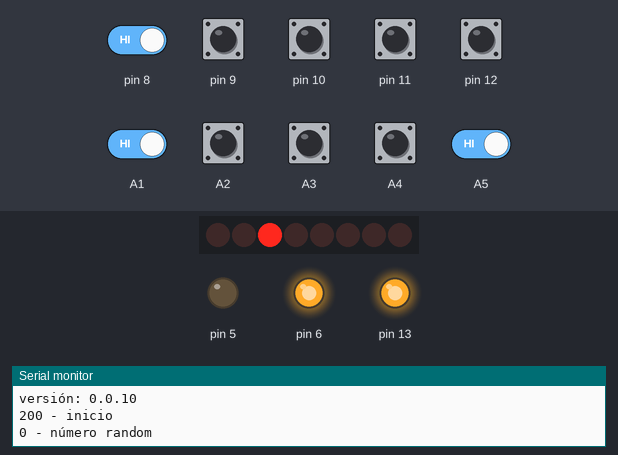
The sketch below on a simulated Arduino Uno, built with avr-gcc and run on an emulated ATmega328P. On the bench: 8 shift-register outputs drawn as a row of LEDs (first output left, lit = HIGH), output pins drawn as LEDs (lit = HIGH), the last lines printed to the serial monitor. Wiring (inferred from the names in the program): shift register (74HC595): data pin 2; shift clock pin 4; latch pin 3. Wiring (inferred from the signals the program sends): row of LEDs: on Q0, Q1, Q2, Q3, Q4, Q5, Q6, Q7. The test bench sets the inputs (shaded band); at power-on: A1–5, pin 8–12 HIGH. Random numbers use the default seed unless the sketch sets one; pins used as bus, display or sensor lines are not drawn.

Above: at 2.2 s.
2.3 s: A5 driven LOW
At 7.9 s:
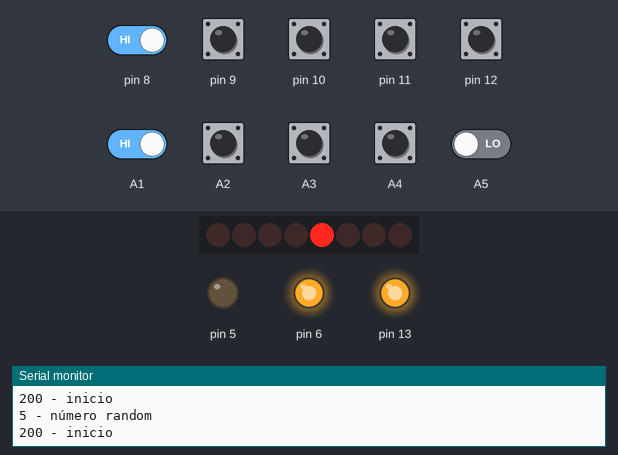
8.2 s: pin 10 pulled LOW for 0.8 s
12.1 s: pin 11 pulled LOW for 0.8 s
At 18.0 s:
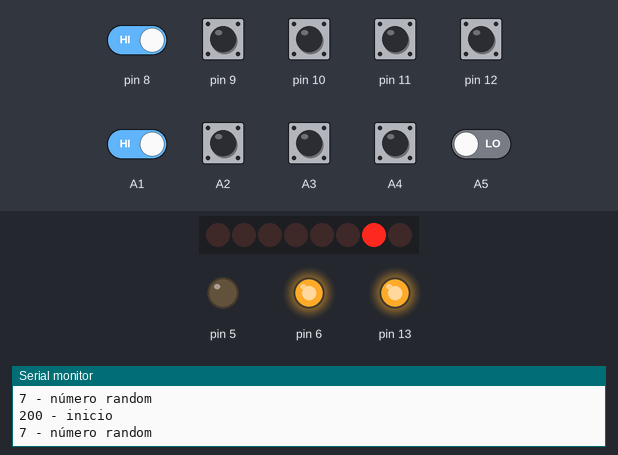
18.8 s: pin 12 pulled LOW for 0.8 s
At 23.2 s:
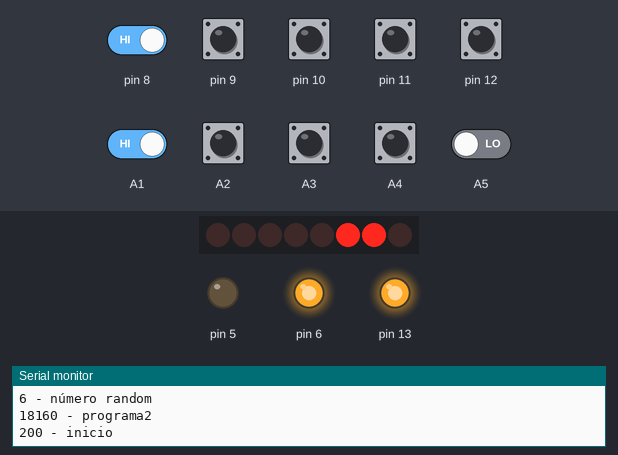
25.5 s: pin 8 driven LOW and A1 driven LOW
At 44.6 s:
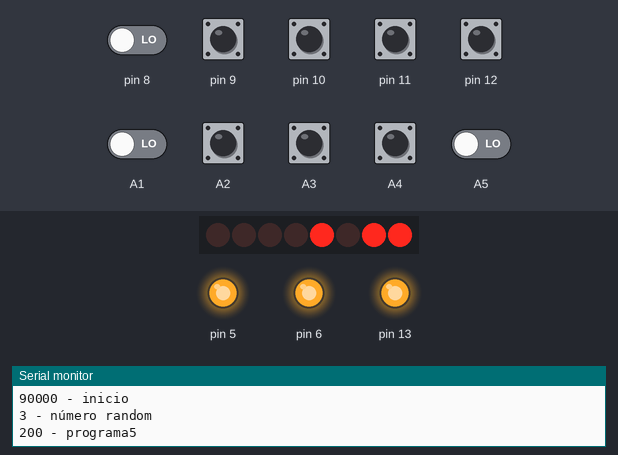
Timing chart, 0 to 49.0 s (numbered marks = the images above; inputs shaded):
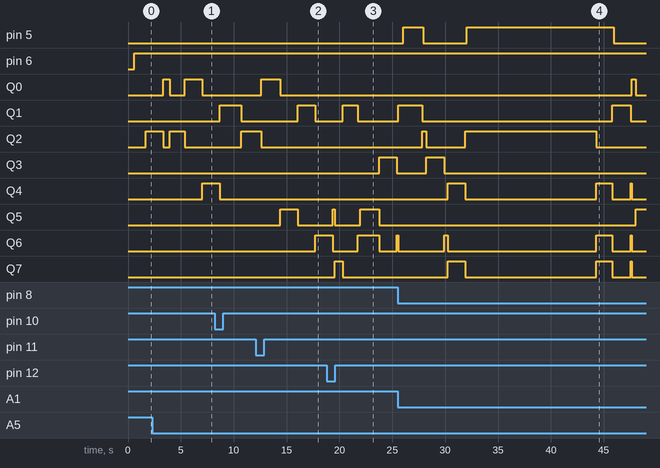

The sketch:

nr2000-2b.ino
```cpp
/*
  Autor: fedemos
  licencia: gpl3
  fecha: 7/11/2021
  versión: 0.0.10
*/
#include "programas.h"

//
int nu;
int pinData  = 2;
int pinLatch = 3;
int pinClock = 4;
int contador = 1;
int milistaLed[] = {B00000001, B00000010, B00000100, B00001000, B00010000, B00100000, B01000000, B10000000 };
long randomNumber;
long randomNumberold =  1;

void aleatorio();
long inicio();
long programa0();
long programa1();
long programa2();
long programa3();
long programa4();
long programa5();
long programa6();
long programa7();
long programa8();
void iniciarCiclo();
void tiempo();
void ledWrite();
int espera();
unsigned long tiempos = millis();

void ciclo();
void ruleta() {
  // da un número del 0 al 8
  randomNumber = random(9);
}

//-------------------------
void setup() {
  Serial.begin(9600);
  Serial.println("Autor: fedemos");
  Serial.println("licencia: gpl3 ");
  Serial.println("fecha: 7/11/2021");
  Serial.println("versión: 0.0.10");

  // los pines para controlar el 74hc595
  pinMode(pinData, OUTPUT); // 2
  pinMode(pinLatch, OUTPUT);// 3
  pinMode(pinClock, OUTPUT);// 4

  //declara el pin 6 como salida
  pinMode(6, OUTPUT);

  //declara el pin 5 como salida
  pinMode(5, OUTPUT);
  //declara el pin 13 como salida
  pinMode(13, OUTPUT);

  // apaga todos los led
  digitalWrite(pinLatch, LOW);
  digitalWrite(6, LOW);
  digitalWrite(5, LOW);
  shiftOut(pinData, pinClock, LSBFIRST, B00000000);
  digitalWrite(pinLatch, LOW);
  //para hacer que el random sea seudo aleatorio
  randomSeed(analogRead(A0));

  //enciende el pin 13
  digitalWrite(13, HIGH);

}
void loop() {
  iniciarCiclo();

}
/*
  ---------------------------
  función random
  ---------------------------
*/

void aleatorio(int x) {

  // da un número del 0 al 8

  ruleta();
  //randomNumber = random(9);
  //
  if (randomNumber == randomNumberold) {

    // da un número del 0 al 8
    //randomNumber = random(9);
    ruleta();
    //luego de hacer el random repetido le resta 1 al contador
    contador--;
  }
  else {

    // prende el led
    ledWrite(milistaLed[randomNumber]);
    nu = milistaLed[randomNumber];
    //luego de hacer el random le suma 1 al contador
    contador++;

    //
    randomNumberold = randomNumber;
    //tiempo de espera antes de hacer el random
    delay(x);
  }
}


/*
   ---------------
   inicio del cilo
   ---------------
*/

void ciclo() {
  // cuando se cumple el tiempo termina el ciclo
  tiempo();
  // long programa0 =  sensor2.capacitiveSensor(30);//9,11
  // long programa1 =  sensor3.capacitiveSensor(30);//9,10
  // long programa2 =  sensor4.capacitiveSensor(30);//9,A1
  // long programa3 =  sensor5.capacitiveSensor(30);//9,A2
  // long programa4 =  sensor6.capacitiveSensor(30);//9,A3
  // long programa5 =  sensor7.capacitiveSensor(30);//9,A4
  // long programa6 =  sensor8.capacitiveSensor(30);//9,A5
  // long programa7 =  sensor9.capacitiveSensor(30);//9,A6
  // long programa8 =  sensor10.capacitiveSensor(30);//9,A7


  if ((programa0() > 180) && (randomNumber == 8)) {//5-R8-9
    // imprime el numero cuando se presiona
    Serial.print(programa0());
    Serial.println(" - programa0");
    // apaga el led
    digitalWrite(5, LOW);
    aleatorio(espera(contador));
  }
  if ((programa1() > 180) && (randomNumber == 7)) {// Q0-R7-12
    Serial.print(programa1());
    Serial.println(" - programa1");

    digitalWrite(pinLatch, LOW);
    shiftOut(pinData, pinClock, LSBFIRST, B00000000);//B10000000
    digitalWrite(pinLatch, LOW);
    aleatorio(espera(contador));
  }
  if ((programa2() > 180) && (randomNumber == 6)) {//Q1-R6-11
    Serial.print(programa2());
    Serial.println(" - programa2");
    digitalWrite(pinLatch, LOW);
    shiftOut(pinData, pinClock, LSBFIRST, B00000000);//B010000000
    digitalWrite(pinLatch, LOW);
    aleatorio(espera(contador));
  }
  if ((programa3() > 180) && (randomNumber == 5)) {//Q2-R5-10
    Serial.print(programa3());
    Serial.println(" - programa3");
    digitalWrite(pinLatch, LOW);
    shiftOut(pinData, pinClock, LSBFIRST, B00000000);//B00100000
    digitalWrite(pinLatch, LOW);
    aleatorio(espera(contador));
  }
  if ((programa4() > 180) && (randomNumber == 4)) {//Q3-R4-A1
    Serial.print(programa4());
    Serial.println(" - programa4");
    digitalWrite(pinLatch, LOW);
    shiftOut(pinData, pinClock, LSBFIRST, B00000000);//B00010000
    digitalWrite(pinLatch, LOW);
    aleatorio(espera(contador));
  }
  if ((programa5() > 180) && (randomNumber == 3)) {//Q4-R3-A2
    Serial.print(programa5());
    Serial.println(" - programa5");
    digitalWrite(pinLatch, LOW);
    shiftOut(pinData, pinClock, LSBFIRST, B00000000);//B00001000
    digitalWrite(pinLatch, LOW);
    aleatorio(espera(contador));
  }
  if ((programa6() > 180) && (randomNumber == 2)) {//Q5-R2-A3
    Serial.print(programa6());
    Serial.println(" - programa6");
    digitalWrite(pinLatch, LOW);
    shiftOut(pinData, pinClock, LSBFIRST, B00000000);//B00000100
    aleatorio(espera(contador));
  }
  if ((programa7() > 180) && (randomNumber == 1)) {//Q6-R1-A4
    Serial.print(programa7());
    Serial.println(" - programa7");
    digitalWrite(pinLatch, LOW);
    shiftOut(pinData, pinClock, LSBFIRST, B00000000);//B00000010
    digitalWrite(pinLatch, HIGH);
    aleatorio(espera(contador));
  }
  if ((programa8() > 180) && (randomNumber == 0)) {//Q7-R0-A5
    Serial.print(programa8());
    Serial.println(" - programa8");
    digitalWrite(pinLatch, LOW);
    shiftOut(pinData, pinClock, LSBFIRST, B00000000);//B00000001
    digitalWrite(pinLatch, LOW);
    aleatorio(espera(contador));
  }


}

/*
   -----------------
   inicio de ciclo
   -----------------
*/

void iniciarCiclo() {

  // valores de los sensores capacitivos
  //  Serial.print(inicio());
  //   Serial.println(" - inicio");
  //   Serial.print(programa0());
  //     Serial.println(" - programa0");
  //   Serial.print(programa1());
  //     Serial.println(" - programa1");
  //        Serial.print(programa2());
  //     Serial.println(" - programa2");
  //   Serial.print(programa3());
  //   Serial.println(" - programa3");
  // Serial.print(programa4());
  //  Serial.println(" - programa4");
  // Serial.print(programa5());
  //  Serial.println(" - programa5");
  //  Serial.print(programa6());
  //   Serial.println(" - programa6");
  //  Serial.print(programa7());
  //   Serial.println(" - programa7");
  // Serial.print(programa8());
  // Serial.println(" - programa8");


  //si se toca el sensor
  if (inicio() > 180) {
    //delay(100);

    //prende el LED del pin 6
    digitalWrite(6, HIGH);
    // imprime inicio en el puerto de serie
    Serial.print(inicio());
    Serial.println(" - inicio");
    //espera 1000ms
    delay(1000);

    //   ruleta();

    // hace el primer random
    ledWrite(milistaLed[random(9)]);

    //luego de hacer el random le suma 1 al contador
    //contador++;
    //
    Serial.print(randomNumber, DEC);
    Serial.println(" - número random");

    //inicia la fuciión ciclo
    ciclo();
  }
}

/*
   ---------------------------------
   tiempo en que se ejecuta el ciclo
   ---------------------------------
*/

void tiempo() {
  unsigned long intervalo = 60000; // 1 minuto
  unsigned long ahora = millis();
  if (ahora - tiempos >= intervalo) { //si se cumple 1 minuto
    tiempos = ahora;

    // prende todos los led
    shiftOut(pinData, pinClock, LSBFIRST, B11111111);
    digitalWrite(pinLatch, HIGH);
    digitalWrite(5, HIGH);

    //espera 1500ms
    delay(1500);

    // apaga todos los led
    shiftOut(pinData, pinClock, LSBFIRST, B00000000);
    digitalWrite(pinLatch, LOW);
    digitalWrite(5, LOW);

    //apaga el LED de inicio
    digitalWrite(6, LOW);

    //espera 150ms
    delay(150);

    // imprime fin de ciclo en el puerto de serie
    Serial.println("fin de ciclo");

    // pone el contador en 1
    contador = 1;

    // vuelve a loop()
    loop;
  }
}

/*
    --------------------------------------
    prende el Led aleatoreo
   --------------------------------------
*/

void ledWrite(int Led) {
  if (milistaLed[randomNumber] == 8) {
    digitalWrite(5, HIGH);
  }
  else {
    digitalWrite(pinLatch, LOW);
    shiftOut(pinData, pinClock, LSBFIRST, Led);
    digitalWrite(pinLatch, HIGH);
  }

}

/*
    -----------------------------------------
    tiempo de tiempo entre que se presiona el
    sensor capasitivo y se prende el póxmo LED
    ------------------------------------------
*/

int espera(int x) {

  // si el x es menor o igual a 6 el tiempo es de 1000ms
  if (x <= 9) { //1
    return 300;
  }
  // si el x es mayor a 9 o menoro igual a 18 el tiempo es de 500ms
  else if (x > 9 or x <= 18) { //2
    return 250;
  }
  // si el x es mayor a 18 o menor o igual a 27 el tiempo es de 250ms
  else if (x < 18 or x <= 27) {//3
    return 200;
  }
  // si no se dan las otras hipótesis el tiempo es de 50ms
  else  {//5
    return 150;
  }


}

// ----------------------------------
```

programas.h
```cpp
/*
   ---------
   programas
   ---------
*/

//Parameters
bool autocal, autocal1, autocal2, autocal3, autocal4, autocal5, autocal6, autocal7, autocal8, autocal9  = 0;
const int numReadings  = 10;
long readings [numReadings], readings1 [numReadings], readings2 [numReadings], readings3 [numReadings], readings4 [numReadings], readings5 [numReadings], readings6 [numReadings], readings7 [numReadings], readings8 [numReadings], readings9 [numReadings];
int readIndex, readIndex1, readIndex2, readIndex3, readIndex4, readIndex5, readIndex6, readIndex7, readIndex8, readIndex9  = 0;
long total, total1, total2, total3, total4, total5, total6, total7, total8, total9  = 0;
const int sensitivity  = 600;
//const int thresh  = 200;
//const int csStep  = 10000;

// libreria para sensor capasitivo
#include <CapacitiveSensor.h>
CapacitiveSensor   sensor1 = CapacitiveSensor(7, 8); //inicio 12-8
CapacitiveSensor   sensor2 = CapacitiveSensor(7, 9); //programa0 11-9
CapacitiveSensor   sensor3 = CapacitiveSensor(7, 12); //programa1 10-12
CapacitiveSensor   sensor4 = CapacitiveSensor(7, 11); //programa2 A1-11
CapacitiveSensor   sensor5 = CapacitiveSensor(7, 10); //programa3 A2 -10
CapacitiveSensor   sensor6 = CapacitiveSensor(7, A1); //programa4 A3 -A1
CapacitiveSensor   sensor7 = CapacitiveSensor(7, A2); //programa5 A4 -A2
CapacitiveSensor   sensor8 = CapacitiveSensor(7, A3); //programa6 A5 -A3
CapacitiveSensor   sensor9 = CapacitiveSensor(7, A4); //programa7 A6 -A4
CapacitiveSensor   sensor10 = CapacitiveSensor(7, A5); //programa8 A7-A5
long inicio() { //pines 7,8
  ////Perform average on sensor readings
  long average;
  // subtract the last reading:
  total = total - readings[readIndex];
  // read the sensor:
  readings[readIndex] = sensor1.capacitiveSensor(sensitivity);
  // add value to total:
  total = total + readings[readIndex];
  // handle index
  readIndex = readIndex + 1;
  if (readIndex >= numReadings) {
    readIndex = 0;
  }
  // calculate the average:
  average = total / numReadings;

  return average;
}

long programa0() { //pines 7,9
  ////Perform average on sensor readings
  long average;
  // subtract the last reading:
  total1 = total1 - readings1[readIndex];
  // read the sensor:
  readings1[readIndex] = sensor2.capacitiveSensor(sensitivity);
  // add value to total:
  total1 = total1 + readings1[readIndex];
  // handle index
  readIndex = readIndex + 1;
  if (readIndex >= numReadings) {
    readIndex = 0;
  }
  // calculate the average:
  average = total1 / numReadings;

  return average;
}
long programa1() { //pines 7,12
  ////Perform average on sensor readings
  long average;
  // subtract the last reading:
  total2 = total2 - readings2[readIndex];
  // read the sensor:
  readings2[readIndex] = sensor3.capacitiveSensor(sensitivity);
  // add value to total:
  total2 = total2 + readings2[readIndex];
  // handle index
  readIndex = readIndex + 1;
  if (readIndex >= numReadings) {
    readIndex = 0;
  }
  // calculate the average:
  average = total2 / numReadings;

  return average;
}

long programa2() { //pines 7,11
  ////Perform average on sensor readings
  long average;
  // subtract the last reading:
  total3 = total3 - readings3[readIndex];
  // read the sensor:
  readings3[readIndex] = sensor4.capacitiveSensor(sensitivity);
  // add value to total:
  total3 = total3 + readings3[readIndex];
  // handle index
  readIndex = readIndex + 1;
  if (readIndex >= numReadings) {
    readIndex = 0;
  }
  // calculate the average:
  average = total3 / numReadings;

  return average;
}
long programa3() { //pines 7,10
  ////Perform average on sensor readings
  long average;
  // subtract the last reading:
  total4 = total4 - readings4[readIndex];
  // read the sensor:
  readings4[readIndex] = sensor5.capacitiveSensor(sensitivity);
  // add value to total:
  total4 = total4 + readings4[readIndex];
  // handle index
  readIndex = readIndex + 1;
  if (readIndex >= numReadings) {
    readIndex = 0;
  }
  // calculate the average:
  average = total4 / numReadings;

  return average;
}
long programa4() { //pines 7,A1
  ////Perform average on sensor readings
  long average;
  // subtract the last reading:
  total5 = total5 - readings5[readIndex];
  // read the sensor:
  readings5[readIndex] = sensor6.capacitiveSensor(sensitivity);
  // add value to total:
  total5 = total5 + readings5[readIndex];
  // handle index
  readIndex = readIndex + 1;
  if (readIndex >= numReadings) {
    readIndex = 0;
  }
  // calculate the average:
  average = total5 / numReadings;

  return average;
}
long programa5() { //pines 7,A2
  ////Perform average on sensor readings
  long average;
  // subtract the last reading:
  total6 = total6 - readings6[readIndex];
  // read the sensor:
  readings6[readIndex] = sensor7.capacitiveSensor(sensitivity);
  // add value to total:
  total6 = total6 + readings6[readIndex];
  // handle index
  readIndex = readIndex + 1;
  if (readIndex >= numReadings) {
    readIndex = 0;
  }
  // calculate the average:
  average = total6 / numReadings;

  return average;
}
long programa6() { //pines 7,A3
  ////Perform average on sensor readings
  long average;
  // subtract the last reading:
  total7 = total7 - readings7[readIndex];
  // read the sensor:
  readings7[readIndex] = sensor8.capacitiveSensor(sensitivity);
  // add value to total:
  total7 = total7 + readings7[readIndex];
  // handle index
  readIndex = readIndex + 1;
  if (readIndex >= numReadings) {
    readIndex = 0;
  }
  // calculate the average:
  average = total7 / numReadings;

  return average;
}
long programa7() { //pines 7,A4
  ////Perform average on sensor readings
  long average;
  // subtract the last reading:
  total8 = total8 - readings8[readIndex];
  // read the sensor:
  readings8[readIndex] = sensor9.capacitiveSensor(sensitivity);
  // add value to total:
  total8 = total8 + readings8[readIndex];
  // handle index
  readIndex = readIndex + 1;
  if (readIndex >= numReadings) {
    readIndex = 0;
  }
  // calculate the average:
  average = total8 / numReadings;
  return average;
}
long programa8() { //pines 7,A5
  ////Perform average on sensor readings
  long average;
  // subtract the last reading:
  total9 = total9 - readings9[readIndex];
  // read the sensor:
  readings9[readIndex] = sensor10.capacitiveSensor(sensitivity);
  // add value to total:
  total9 = total9 + readings9[readIndex];
  // handle index
  readIndex = readIndex + 1;
  if (readIndex >= numReadings) {
    readIndex = 0;
  }
  // calculate the average:
  average = total9 / numReadings;
  return average;
}
```
